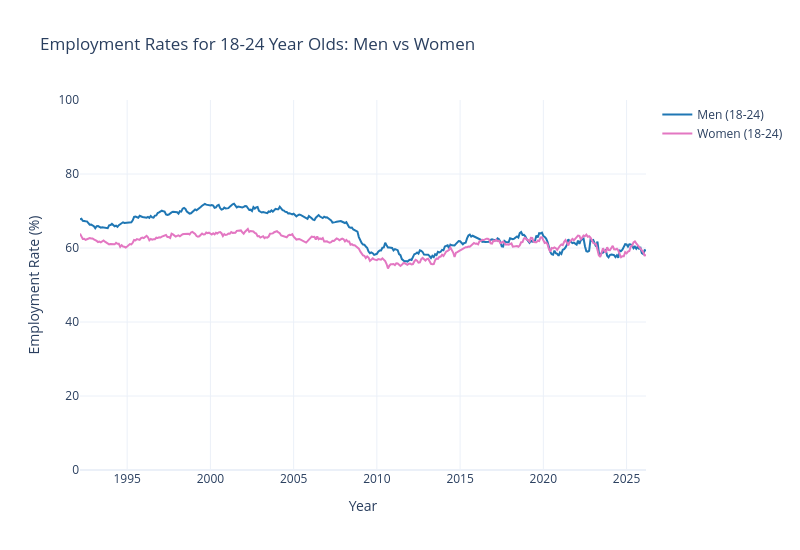
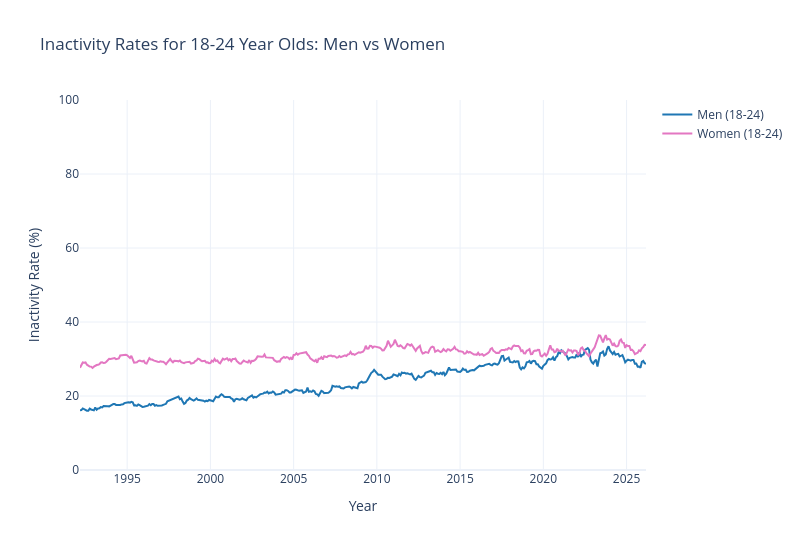

These figures' notebook cell, in order:
### Markdown cell above
## Employment and inactivity, by gender

First, how do employment and inactivity rates for 18-24 year olds compare between men and women?

### Code cell
col_men_emp = find_col(df_men, "Aged 18-24", "Employment_rate")
col_men_inac = find_col(df_men, "Aged 18-24", "Inactivity_rate")
col_women_emp = find_col(df_women, "Aged 18-24", "Employment_rate")
col_women_inac = find_col(df_women, "Aged 18-24", "Inactivity_rate")

# Employment: Men vs Women
fig_emp = go.Figure(data=[
    line_trace(df_men['Year_Fraction'], df_men[col_men_emp], 'Men (18-24)', '#1f77b4'),
    line_trace(df_women['Year_Fraction'], df_women[col_women_emp], 'Women (18-24)', '#e377c2'),
])
style_figure(fig_emp, 'Employment Rates for 18-24 Year Olds: Men vs Women',
             'Employment Rate (%)', yaxis_range=[0, 100], width=800)
fig_emp.show()

# Inactivity: Men vs Women
fig_inac = go.Figure(data=[
    line_trace(df_men['Year_Fraction'], df_men[col_men_inac], 'Men (18-24)', '#1f77b4'),
    line_trace(df_women['Year_Fraction'], df_women[col_women_inac], 'Women (18-24)', '#e377c2'),
])
style_figure(fig_inac, 'Inactivity Rates for 18-24 Year Olds: Men vs Women',
             'Inactivity Rate (%)', yaxis_range=[0, 100], width=800)
fig_inac.show()

### Figure 1 — Plotly figure (JSON) as saved in the notebook; plotly's stock layout.template omitted (floating-point values rounded to 4 significant figures; data arrays with more than 128 entries replaced by an {"elided": "..."} marker saying what was removed)
{"data": [{"line": {"color": "#1f77b4", "width": 2}, "mode": "lines", "name": "Men (18-24)", "type": "scatter", "x": {"elided": "409 float values"}, "y": {"elided": "409 float values"}}, {"line": {"color": "#e377c2", "width": 2}, "mode": "lines", "name": "Women (18-24)", "type": "scatter", "x": {"elided": "409 float values"}, "y": {"elided": "409 float values"}}], "layout": {"height": 550, "hovermode": "x unified", "title": {"text": "Employment Rates for 18-24 Year Olds: Men vs Women"}, "width": 800, "xaxis": {"title": {"text": "Year"}}, "yaxis": {"range": [0, 100], "title": {"text": "Employment Rate (%)"}}}}

### Figure 2 — Plotly figure (JSON) as saved in the notebook; plotly's stock layout.template omitted (floating-point values rounded to 4 significant figures; data arrays with more than 128 entries replaced by an {"elided": "..."} marker saying what was removed)
{"data": [{"line": {"color": "#1f77b4", "width": 2}, "mode": "lines", "name": "Men (18-24)", "type": "scatter", "x": {"elided": "409 float values"}, "y": {"elided": "409 float values"}}, {"line": {"color": "#e377c2", "width": 2}, "mode": "lines", "name": "Women (18-24)", "type": "scatter", "x": {"elided": "409 float values"}, "y": {"elided": "409 float values"}}], "layout": {"height": 550, "hovermode": "x unified", "title": {"text": "Inactivity Rates for 18-24 Year Olds: Men vs Women"}, "width": 800, "xaxis": {"title": {"text": "Year"}}, "yaxis": {"range": [0, 100], "title": {"text": "Inactivity Rate (%)"}}}}
